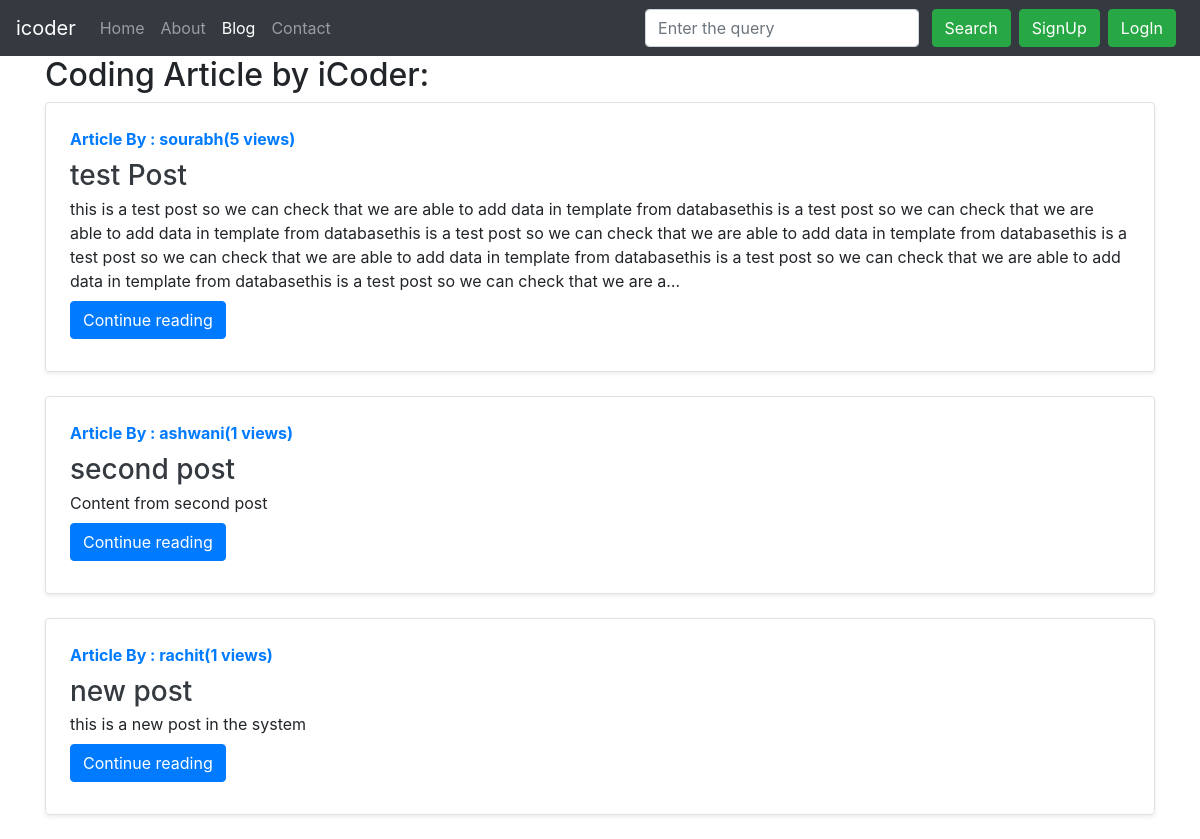
Screenshot of /blog/ with the database file from the repository.
### blog/models.py (models this page shows)
class Post(models.Model):
    sno = models.AutoField(primary_key=True)
    title = models.CharField(max_length=255)
    content = models.TextField()
    author = models.CharField(max_length=100)
    views = models.IntegerField(default=0)
    slug = models.CharField(max_length=130,default="")
    timestamp = models.DateTimeField(blank = True)
    def __str__(self):
        return   self.title + ' by ' + self.author

### blog/views.py (the view)
# urls.py: path('', views.blogHome, name='blogHome'),
def blogHome(request):
    allPosts = Post.objects.all()
    print(allPosts)
    context = {'allPosts':allPosts}
    return render(request,'blog/blogHome.html',context)

### templates/blog/blogHome.html (shortened to what this page needs)
{% extends 'base.html' %}
{% block blogactive %} active {% endblock blogactive %}
{% block body %}
<div class="container">
<h2>Coding Article by iCoder:</h2>
{% for post in allPosts %}
<div class="row no-gutters border rounded overflow-hidden flex-md-row mb-4 shadow-sm h-md-250 position-relative">
        <div class="col p-4 d-flex flex-column position-static">
          <strong class="d-inline-block mb-2 text-primary">Article By : {{post.author}}({{post.views}} views)</strong>
          <h3 class="mb-0"><a class="text-dark"href="/blog/{{post.slug}}">{{post.title}}</a></h3>
          <p class="card-text mb-auto">{{post.content | truncatechars:500}}</p>
          <div class="my-2">
          <a href="/blog/{{post.slug}}" role="button" class="btn btn-primary">Continue reading</a>
          </div>
        </div>
      </div>
{% endfor %}
</div>
{% endblock body %}

### rows the page displays
Post: author "sourabh", views "5", title "test Post", content "this is a test post so we can check that we are able to add data in template from databasethis is a test post so we can check that we are able to add data in template from databasethis is a test post so we can check that we are able to add data in template from databasethis is a test post so we can check that we are able to add data in template from databasethis is a test post so we can check that we are able to add data in template from databasethis is a test post so we can check that we are a…"
Post: author "ashwani", views "1", title "second post", content "Content from second post"
Post: author "rachit", views "1", title "new post", content "this is a new post in the system"
